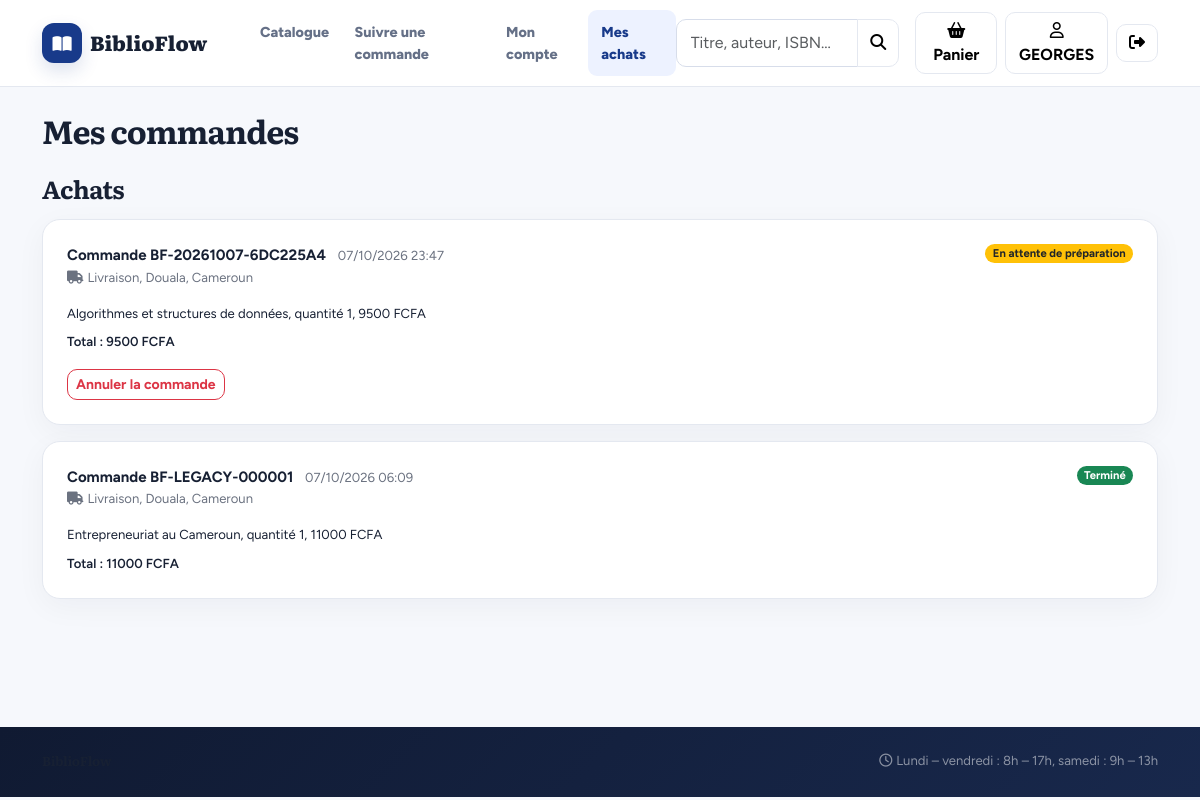
Page /mes-commandes/ (signed in) on the committed database.
### bibliotheque/models.py (models this page shows, shortened)
class Utilisateur(AbstractUser):
    ROLES = [("adherent", "Adhérent"), ("bibliothecaire", "Bibliothécaire"), ("administrateur", "Administrateur")]
    STATUTS = [("en_attente", "En attente de validation"), ("actif", "Actif"), ("suspendu", "Suspendu")]
    first_name = None  # remplacés par nom / prénom
    last_name = None
    nom = models.CharField(max_length=80)
    prenom = models.CharField(max_length=80)
    telephone = models.CharField(max_length=20, blank=True)
    adresse = models.CharField(max_length=200, blank=True)
    role = models.CharField(max_length=20, choices=ROLES, default="adherent")
    statut = models.CharField(max_length=12, choices=STATUTS, default="actif")
    numero_carte = models.CharField(max_length=20, unique=True, null=True, blank=True)
    date_expiration = models.DateField(null=True, blank=True)  # fin de validité de l'adhésion
    suspendu_jusqu = models.DateField(null=True, blank=True)   # emprunts suspendus après un retard
    REQUIRED_FIELDS = ["nom", "prenom", "email"]
    @property
    def est_personnel(self):
        return self.is_superuser or self.role in ("bibliothecaire", "administrateur")

class Achat(models.Model):
    STATUTS = [("en_attente", "En attente de préparation"), ("prete", "Prête"), ("en_livraison", "En livraison"),
               ("terminee", "Terminé"), ("annulee", "Annulé")]
    ACTIFS = ("en_attente", "prete", "en_livraison")
    CANAUX = [("comptoir", "Au comptoir"), ("en_ligne", "En ligne")]
    MODES_PAIEMENT = [("especes", "Espèces"), ("mobile", "Mobile money"), ("carte", "Carte")]
    adherent = models.ForeignKey(Utilisateur, on_delete=models.PROTECT, null=True, blank=True, related_name="achats")
    reference = models.CharField(max_length=24, unique=True, null=True, blank=True)
    date_achat = models.DateTimeField(auto_now_add=True)
    canal = models.CharField(max_length=10, choices=CANAUX, default="comptoir")
    mode_reception = models.CharField(max_length=12, choices=[("retrait", "Retrait"), ("livraison", "Livraison")], default="retrait")
    mode_paiement = models.CharField(max_length=10, choices=MODES_PAIEMENT, blank=True)
    statut_paiement = models.CharField(max_length=12, choices=[("en_attente", "À payer"), ("paye", "Payé"), ("annule", "Annulé")], default="en_attente")
    reference_paiement = models.CharField(max_length=80, blank=True)
    date_paiement = models.DateTimeField(null=True, blank=True)
    adresse_livraison = models.CharField(max_length=250, blank=True)  # vide = retrait à la bibliothèque
    date_limite_retrait = models.DateField(null=True, blank=True)
    client_prenom = models.CharField(max_length=80, blank=True)
    client_nom = models.CharField(max_length=80, blank=True)
    client_email = models.EmailField(blank=True)
    client_telephone = models.CharField(max_length=20, blank=True)
    statut = models.CharField(max_length=14, choices=STATUTS, default="en_attente")
    class Meta:
        ordering = ["-date_achat"]
    @property
    def livraison(self):
        return self.mode_reception == "livraison"
    @property
    def total(self):
        return self.lignes.aggregate(t=Sum(F("quantite") * F("prix_applique")))["t"] or 0

class LigneAchat(models.Model):
    achat = models.ForeignKey(Achat, on_delete=models.CASCADE, related_name="lignes")
    livre = models.ForeignKey(Livre, on_delete=models.PROTECT)
    quantite = models.PositiveIntegerField(default=1)
    prix_applique = models.DecimalField(max_digits=10, decimal_places=2)
    class Meta:
        constraints = [models.UniqueConstraint(fields=["achat", "livre"], name="une_ligne_par_livre_et_achat")]
    @property
    def sous_total(self):
        return self.quantite * self.prix_applique

class Livre(models.Model):
    titre = models.CharField(max_length=200)
    auteur = models.CharField(max_length=120)
    isbn = models.CharField(max_length=20, unique=True, null=True, blank=True)
    description = models.TextField(blank=True)
    image = models.CharField(max_length=255, blank=True)  # chemin relatif dans static/media
    categorie = models.CharField(max_length=80, blank=True)
    annee_publication = models.PositiveSmallIntegerField(null=True, blank=True)
    langue = models.CharField(max_length=30, default="Français")
    prix = models.DecimalField(max_digits=10, decimal_places=2, default=0)  # prix de vente
    stock_vente = models.PositiveIntegerField(default=0)                    # exemplaires à vendre
    actif = models.BooleanField(default=True)
    class Meta:
        ordering = ["titre"]

### bibliotheque/views_public.py (the view)
# urls.py: path("mes-commandes/", pub.mes_commandes, name="mes_commandes"),
@login_required
def mes_commandes(request):
    a = request.user
    return render(request, "bibliotheque/public/mes_commandes.html", {
        "demandes": a.emprunts.filter(statut__in=("demande", "prete", "annule")).select_related("exemplaire__livre")
                     .order_by("-id")[:20],
        "achats": a.achats.filter(canal="en_ligne").prefetch_related("lignes__livre")[:30]})

### bibliotheque/acces.py (called while the page is built)
def est_personnel(user):
    return user.is_authenticated and user.est_personnel

### bibliotheque/context.py (called while the page is built)
def globales(request):
    ctx = {"p": params(), "panier_count": 0, "est_personnel": False}
    try:
        ctx["panier_count"] = sum(request.session.get("panier", {}).values())
    except Exception:
        pass
    if request.user.is_authenticated:
        ctx["est_personnel"] = est_personnel(request.user)
    return ctx

### bibliotheque/services.py (called while the page is built)
def params():
    d = dict(settings.BIBLIO)
    for cle in ("amende_par_jour", "amende_plafond", "frais_perte"):
        d[cle] = Decimal(str(d[cle]))
    return SimpleNamespace(**d)

### bibliotheque/templates/bibliotheque/public/mes_commandes.html (shortened to what this page needs)
{% extends "bibliotheque/public/base.html" %}{% block titre %}Mes commandes – BiblioFlow{% endblock %}{% block contenu %}
<div class="page-title mb-4"><h1>Mes commandes</h1></div>
{% if achats %}<h2 class="section-h mb-3 mt-4">Achats</h2>{% endif %}
{% for a in achats %}<div class="cardx p-4 mb-3"><div class="d-flex flex-wrap justify-content-between gap-2"><div><strong>Commande {{ a.reference }}</strong> <span class="muted small ms-2">{{ a.date_achat|date:"d/m/Y H:i" }}</span><div class="muted small">{% if a.livraison %}<i class="fa-solid fa-truck me-1"></i>Livraison, {{ a.adresse_livraison }}{% else %}<i class="fa-solid fa-store me-1"></i>Retrait à la bibliothèque{% endif %}</div></div>
<span class="badge rounded-pill align-self-start bg-{% if a.statut == 'terminee' %}success{% elif a.statut == 'annulee' %}secondary{% elif a.statut == 'prete' or a.statut == 'en_livraison' %}primary{% else %}warning text-dark{% endif %}">{{ a.get_statut_display }}</span></div>
<ul class="list-unstyled mt-3 mb-2 small">{% for l in a.lignes.all %}<li>{{ l.livre.titre }}, quantité {{ l.quantite }}, {{ l.sous_total|floatformat:0 }} FCFA</li>{% endfor %}</ul><div class="small fw-semibold">Total : {{ a.total|floatformat:0 }} FCFA</div>
{% if a.statut == 'en_attente' or a.statut == 'prete' %}<form method="post" action="{% url 'achat_annuler' a.pk %}" class="mt-3" onsubmit="return confirm('Annuler cette commande ?')">{% csrf_token %}<button class="btn btn-sm btn-outline-danger">Annuler la commande</button></form>{% endif %}</div>{% endfor %}
{% if not demandes and not achats %}<div class="cardx empty">Vous n’avez pas encore passé de commande.<div class="mt-3"><a href="{% url 'catalogue' %}" class="btn btn-primary">Parcourir le catalogue</a></div></div>{% endif %}{% endblock %}

### bibliotheque/templates/bibliotheque/public/base.html (shortened to what this page needs)
{% load static %}<!doctype html>
<html lang="fr"><head><meta charset="utf-8"><meta name="viewport" content="width=device-width, initial-scale=1"><title>{% block titre %}BiblioFlow – Bibliothèque{% endblock %}</title>
<link href="https://cdn.jsdelivr.net/npm/bootstrap@5.3.3/dist/css/bootstrap.min.css" rel="stylesheet"><link href="https://cdnjs.cloudflare.com/ajax/libs/font-awesome/6.5.2/css/all.min.css" rel="stylesheet"><link href="{% static 'bibliotheque/app.css' %}" rel="stylesheet"></head>
<body class="pub-body">
<nav class="navbar navbar-expand-lg pub-nav sticky-top"><div class="container">
  <a class="navbar-brand d-flex align-items-center gap-2" href="{% url 'accueil' %}"><span class="brand-icon"><i class="fa-solid fa-book-open"></i></span>BiblioFlow</a>
  <div class="collapse navbar-collapse" id="nav">
    <ul class="navbar-nav me-auto ms-lg-4"><li class="nav-item"><a class="nav-link {% if request.resolver_match.url_name == 'catalogue' %}active{% endif %}" href="{% url 'catalogue' %}">Catalogue</a></li><li class="nav-item"><a class="nav-link {% if request.resolver_match.url_name == 'suivi_commande' %}active{% endif %}" href="{% url 'suivi_commande' %}">Suivre une commande</a></li>{% if user.is_authenticated %}{% if user.numero_carte %}<li class="nav-item"><a class="nav-link {% if request.resolver_match.url_name == 'mon_compte' %}active{% endif %}" href="{% url 'mon_compte' %}">Mon compte</a></li>{% endif %}<li class="nav-item"><a class="nav-link {% if request.resolver_match.url_name == 'mes_commandes' %}active{% endif %}" href="{% url 'mes_commandes' %}">Mes achats</a></li>{% endif %}</ul>
    <form class="d-flex me-lg-3 my-2 my-lg-0" action="{% url 'catalogue' %}"><div class="input-group"><input name="q" class="form-control" placeholder="Titre, auteur, ISBN…"><button class="btn btn-light border"><i class="fa-solid fa-magnifying-glass"></i></button></div></form>
    <div class="d-flex align-items-center gap-2">
      <a href="{% url 'panier' %}" class="btn btn-light position-relative"><i class="fa-solid fa-basket-shopping"></i> Panier</a>
      {% if user.is_authenticated %}
        {% if user.numero_carte %}<a href="{% url 'mon_compte' %}" class="btn btn-light position-relative" title="Mon compte"><i class="fa-regular fa-user"></i> {{ user.prenom|default:user.username }}</a>{% endif %}
        <form method="post" action="{% url 'logout' %}">{% csrf_token %}<button class="btn btn-light" title="Déconnexion"><i class="fa-solid fa-right-from-bracket"></i></button></form>
      {% else %}<a href="{% url 'login' %}" class="btn btn-light">Se connecter</a><a href="{% url 'inscription' %}" class="btn btn-primary">S’inscrire</a>{% endif %}
    </div></div></div></nav>
<main class="container py-4" style="min-height:70vh">{% block contenu %}{% endblock %}</main>
<footer class="pub-footer"><div class="container py-4 d-flex flex-wrap justify-content-between gap-3 small"><div><strong class="serif">BiblioFlow</strong>{% if p.adresse %}<div class="text-white-50">{{ p.adresse }}</div>{% endif %}</div>{% if p.horaires %}<div class="text-white-50"><i class="fa-regular fa-clock me-1"></i>{{ p.horaires }}</div>{% endif %}</div></footer>
<script src="https://cdn.jsdelivr.net/npm/bootstrap@5.3.3/dist/js/bootstrap.bundle.min.js"></script></body></html>

### bibliotheque/static/bibliotheque/app.css (style rules this page uses)
:root { --primary:#183a8a;--primary-2:#102d6b;--primary-soft:#eaf0ff;--accent:#d49a35; --ink:#172033;--muted:#6b7280;--paper:#f6f8fc;--card:#fff;--line:#e4e8f0; --success:#17835b;--danger:#c83c3c;--warning:#b9780a; --sidebar:#101a32;--sidebar-2:#162343; --serif:"Literata",Georgia,serif;--sans:"Figtree",system-ui,-apple-system,"Segoe UI",sans-serif; --bs-primary:#183a8a;--bs-primary-rgb:24,58,138;--bs-link-color:#183a8a;--bs-link-hover-color:#102d6b; --bs-body-bg:#f6f8fc;--bs-body-color:#172033;--bs-border-color:#e4e8f0; }
* { box-sizing:border-box }
html { scroll-behavior:smooth }
body { background:var(--paper);color:var(--ink);font-family:var(--sans);font-size:15px;line-height:1.55;-webkit-font-smoothing:antialiased }
h1,h2,h3,.serif { font-family:var(--serif);font-weight:700;letter-spacing:-.025em;color:var(--ink) }
a { text-underline-offset:3px }
.muted { color:var(--muted) }
.cardx { background:var(--card);border:1px solid var(--line);border-radius:18px;box-shadow:0 8px 30px rgba(23,32,51,.045) }
.page-title h1 { font-size:2rem;margin:0 }
.btn { border-radius:10px;font-weight:700;transition:.18s ease }
.btn-light { --bs-btn-bg:#fff;--bs-btn-border-color:var(--line);--bs-btn-hover-bg:#f0f4fb;--bs-btn-hover-border-color:#cfd7e6;--bs-btn-active-bg:#eef3fb }
.form-control,.form-select { border-radius:10px;border-color:#d7ddea;padding:.68rem .85rem;background:#fff }
.badge { font-weight:700 }
.brand-icon { width:40px;height:40px;border-radius:12px;background:var(--primary);color:#fff;display:grid;place-items:center;font-size:17px;flex:none;box-shadow:0 8px 18px #183a8a26 }
.pub-body { background:var(--paper) }
.pub-nav { background:rgba(255,255,255,.94);backdrop-filter:blur(16px);border-bottom:1px solid var(--line);padding:.65rem 0 }
.pub-nav .navbar-brand { font-family:var(--serif);font-size:1.28rem;font-weight:800;color:var(--ink) }
.pub-nav .nav-link { font-weight:750;color:#657087;font-size:.9rem;padding:.65rem .8rem!important;border-radius:9px }
.pub-nav .nav-link:hover,.pub-nav .nav-link.active { color:var(--primary);background:#edf2ff }
.pub-footer { background:linear-gradient(135deg,#101a32,#18284c);color:#fff;margin-top:5rem }
.section-h { font-size:1.55rem;margin:0 }

### rows in the picture
Utilisateur: prenom "GEORGES"
Achat: reference "BF-20261007-6DC225A4", date_achat "07/10/2026 23:47", adresse_livraison "Douala, Cameroun", statut "En attente de préparation", total "9500", shows "Annuler la commande"
LigneAchat: livre.titre "Algorithmes et structures de données", quantite "1", sous_total "9500"
Achat: reference "BF-LEGACY-000001", date_achat "07/10/2026 06:09", adresse_livraison "Douala, Cameroun", statut "Terminé", total "11000"
LigneAchat: livre.titre "Entrepreneuriat au Cameroun", quantite "1", sous_total "11000"

### other values in the picture
{{ p.horaires }} "Lundi – vendredi : 8h – 17h, samedi : 9h – 13h"
